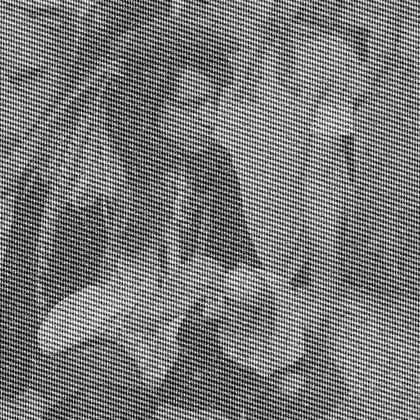
%> input picture A2/Q3/pirate_noisy3.tif, 420 x 420 px, shrunk from 512 x 512 before the run
$ octave pirates2.m   (GNU Octave 9; MATLAB toolbox functions it lacks are replaced by stand-ins)
%> lines starting %> are read from the running program, lines starting %| are printed output that depends on the picture; in (x1, y1, x2, y2) boxes, pixels count from 0 and x2, y2 are one past the last pixel; in counts of white or black regions, pixels touching at a corner belong together; the program's own positions count from 1
clc;
close all;
clear;
workspace;

pirate = imread('pirate_noisy3.tif');
%> pirate is the input picture: size 420x420 uint8; min 0, max 255, mean 121
pirate = im2double(pirate);
%> pirate: size 420x420 double
subplot(1,6,1);
imshow(pirate);
title('Original image');

[r,c] = size(pirate);
%> r = 420; c = 420

medianImg = medfilt2(pirate);
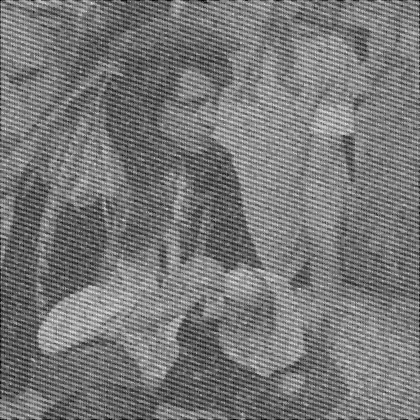
%> medianImg: size 420x420 double; min 0, max 0.918, mean 0.471
subplot(1,6,2);
imshow(medianImg);
title('Image after median filter')

ft = fftshift(fft2(medianImg));
subplot(1,6,3)
specturmImg = mat2gray(log(1+abs(ft)));
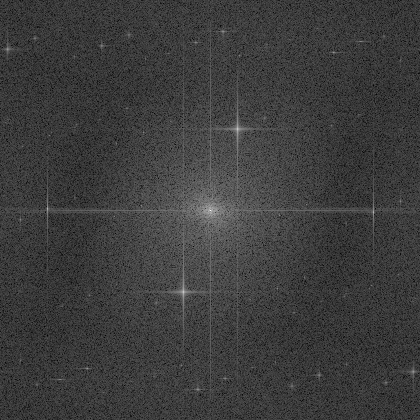
%> specturmImg: size 420x420 double; min 0, max 1, mean 0.24
imshow(specturmImg);
title('Fourier Transform Spectrum');

% Get the size of the spectrum
[M,N] = size(specturmImg);
%> M = 420; N = 420

%%%%%%%%%%%%%%%%%%%%%%%%%%%%%%%%%%%%%%%%%%%%%%%%%%%%%
% Track all the gray values, which are black(noise) %
%%%%%%%%%%%%%%%%%%%%%%%%%%%%%%%%%%%%%%%%%%%%%%%%%%%%%
% Create stacks, R, C
R = [];
C = [];
num_R =1;
num_C =1;
for i = 1: M
    for j = 1:N
        % Filter the noise gray values, and set threshold as 0.7
        grayVal = specturmImg(i,j);
        iRange = i>(round(M/2)-5)&&i<(round(M/2)+5);
        jRange= j>(round(N/2)-5)&&j<(round(N/2)+5);
        if(round(grayVal,1)==0.7&&~iRange&&~jRange)
            % Push values into Stacks
            R(num_R)= i;
            C(num_C)=j;

            num_R=num_R+1;
            num_C=num_C+1;
        end
    end
end
%> after the loop, C = [238 238 184 184]; R = [128 131 291 294]; num_C = 5; num_R = 5

% Put all the noise coordinates into Rows and Cols stacks
R =unique(R);
C = unique(C);
%> C = [184 238]
[rRow,RSize]=size(R);
%> rRow = 1; RSize = 4
[cRow,CSize] =size(C);
%> cRow = 1; CSize = 2

% Implement Filter by the values map from stacks
Filter = ones(M,N);
for i=1:RSize
    for j = 1:N
        Filter(R(i),j)=0;
    end
end
%> this loop made 4 passes
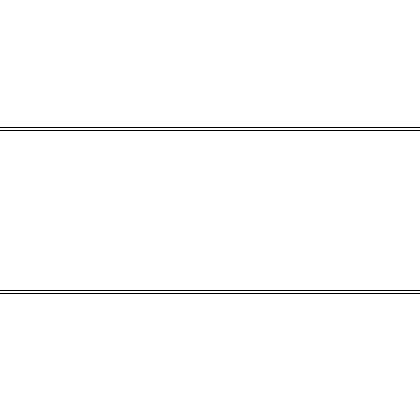
%> Filter: size 420x420 double; values 0 (black) and 1 (white), 99% white; black in thin lines or dots, all inside (x1, y1, x2, y2) = (0, 127, 420, 294)
for i=1:M
    for j = 1:CSize
        Filter(i,C(j))=0;
    end
end
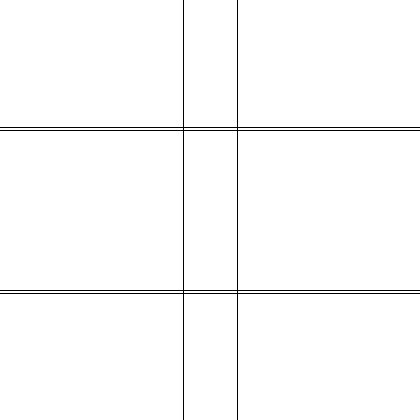
%> Filter: size 420x420 double; values 0 (black) and 1 (white), 98.6% white; black in thin lines or dots
subplot(1,6,4);
imshow(Filter);
title('Filter of the noise')

% Filter transfer function
G = Filter.*ft;

% Inverse of DFT
ig = ifft2(fftshift(G));
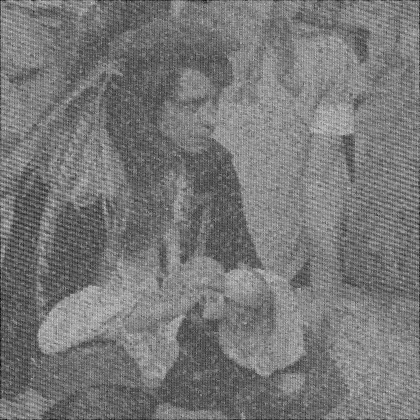
%> ig: size 420x420 double; min 0.03, max 0.821, mean 0.471
ig = real(ig);
subplot(1,6,5);
imshow(ig);
title('Cleaned image after self-design Filter');

noiseImg = pirate-ig;
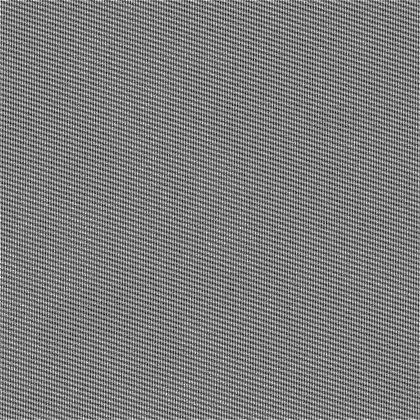
%> noiseImg: size 420x420 double; min -0.718, max 0.757, mean 0.00385; drawn with min black and max white
subplot(1,6,6);
imshow(noiseImg);
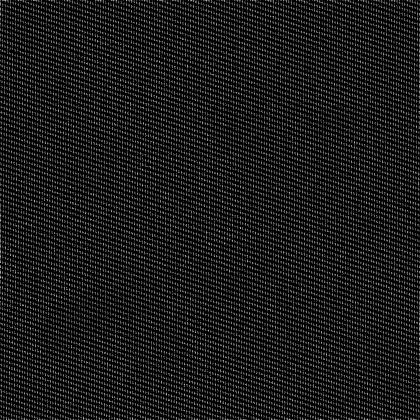
%> displayed picture: size 420x420, on the screen's scale of 0 to 255; min 0, max 193, mean 26.7
title('Noise pattern');

figure;
imshow(specturmImg);
title('Fourier Transform Spectrum');
figure;
imshow(ig);
title('Cleaned image after self-design Filter');
figure;
imshow(noiseImg);
title('Noise pattern');

$ run again, with A2/Q3/livingroom_noisy.tif copied over A2/Q3/pirate_noisy3.tif
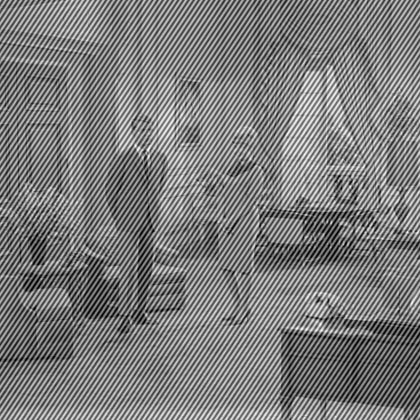
%> input picture A2/Q3/livingroom_noisy.tif, 420 x 420 px, shrunk from 512 x 512 before the run
%> pirate is the input picture: size 420x420 uint8; min 0, max 254, mean 124
%> pirate: size 420x420 double
%> after the loop `for i = 1: M`: C = [129 130 128 131 132 129 130 292 293 290 291 294 292 293]; R = [156 156 157 157 157 158 158 264 264 265 265 265 266 266]; num_C = 15
%> `R =unique(R);`: R = [156 157 158 264 265 266]
%> `C = unique(C);`: C = [128 129 130 131 132 290 291 292 293 294]
%> rRow = 1; RSize = 6
%> cRow = 1; CSize = 10
%> the loop `for i=1:RSize` made 6 passes
%> after the loop `for i=1:RSize`:
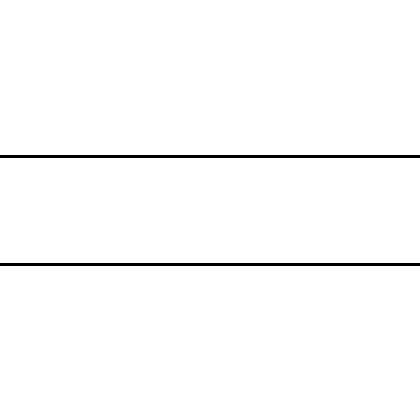
%> Filter: size 420x420 double; values 0 (black) and 1 (white), 98.6% white; 2 black regions, box (x1, y1, x2, y2) and area: (0, 155, 420, 158) 1260, (0, 263, 420, 266) 1260
%> `imshow(noiseImg);`:
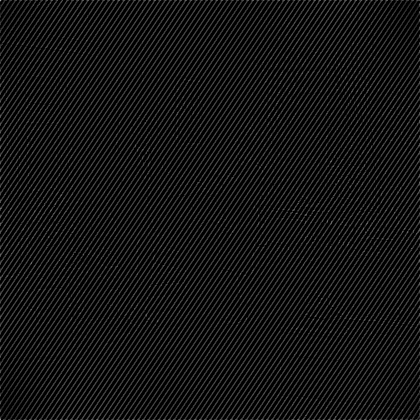
%> displayed picture: size 420x420, on the screen's scale of 0 to 255; min 0, max 168, mean 20.1
